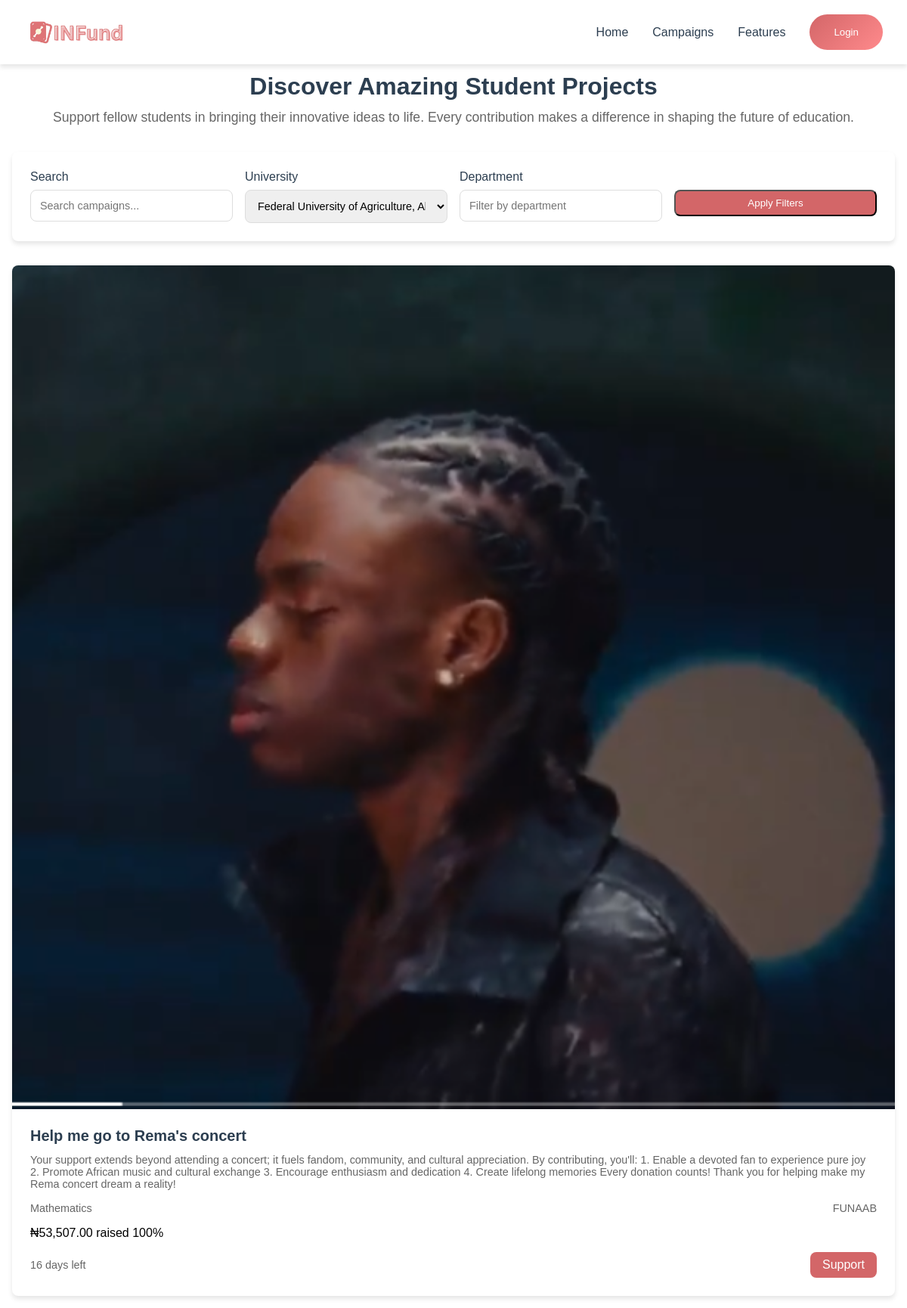
Page /dashboard/discover.php?university=FUNAAB on the earlier database version.
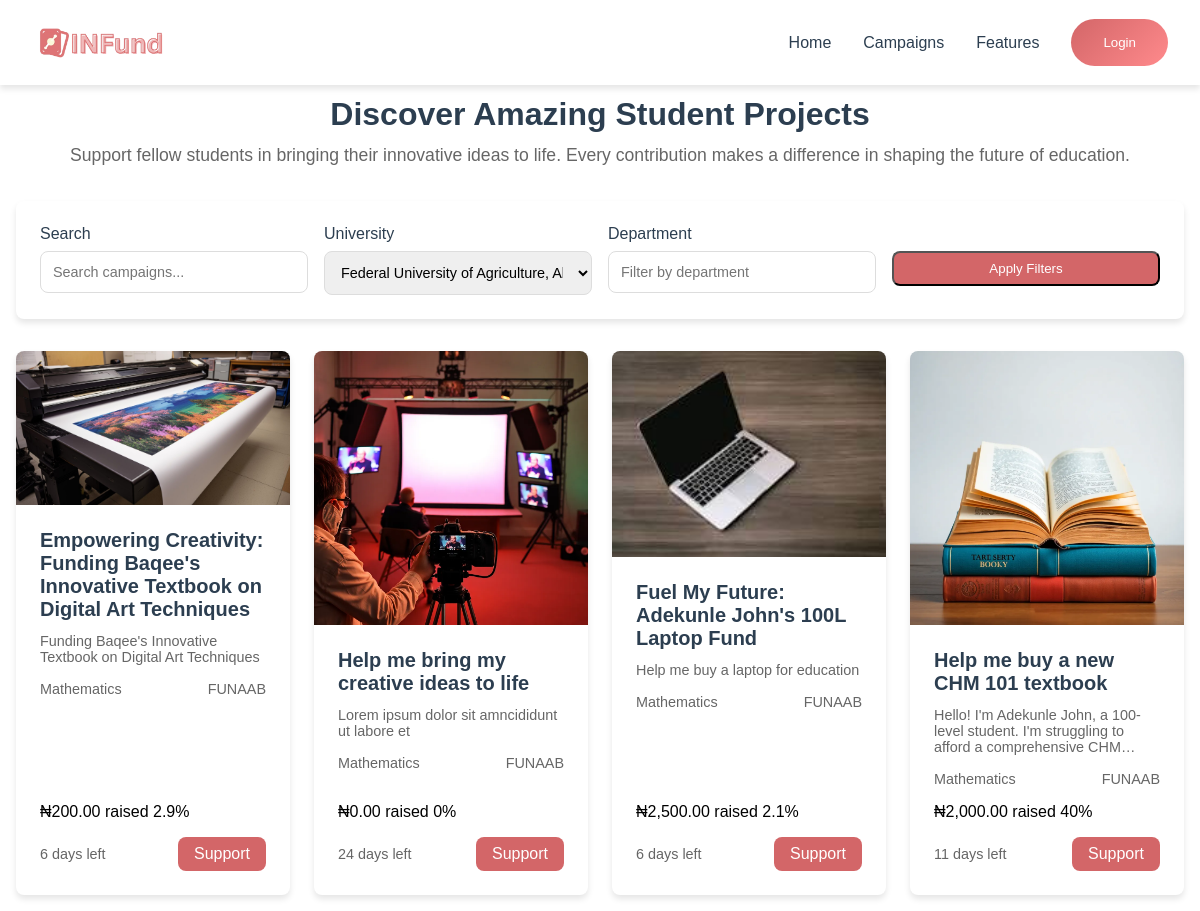
Same page on the later database version.
### tables this page shows
CREATE TABLE `campaigns` (
  `id` int(11) NOT NULL,
  `title` varchar(255) NOT NULL,
  `description` text NOT NULL,
  `impact` text DEFAULT NULL,
  `importance` text DEFAULT NULL,
  `uid` int(11) NOT NULL,
  `goal_amount` decimal(15,2) NOT NULL,
  `university` varchar(200) DEFAULT NULL,
  `amount_raised` decimal(15,2) DEFAULT 0.00,
  `start_date` date NOT NULL,
  `end_date` date NOT NULL,
  `status` enum('active','completed','cancelled') DEFAULT 'active',
  `created_at` timestamp NOT NULL DEFAULT current_timestamp(),
  `updated_at` timestamp NOT NULL DEFAULT current_timestamp() ON UPDATE current_timestamp(),
  `image1` varchar(1000) NOT NULL,
  `image2` varchar(1000) DEFAULT NULL,
  `image3` varchar(1000) DEFAULT NULL,
  `image4` varchar(1000) DEFAULT NULL,
  `spam_level` decimal(5,2) DEFAULT NULL,
  `ai_classification` varchar(1000) DEFAULT NULL,
  `link` varchar(20) DEFAULT NULL
);

CREATE TABLE `users` (
  `id` int(11) NOT NULL,
  `fullname` varchar(1000) NOT NULL,
  `email` varchar(200) DEFAULT NULL,
  `balance` decimal(15,2) NOT NULL DEFAULT 0.00,
  `username` varchar(30) NOT NULL,
  `phone` varchar(30) DEFAULT NULL,
  `dob` varchar(200) DEFAULT NULL,
  `country` varchar(200) DEFAULT NULL,
  `state` varchar(1000) DEFAULT NULL,
  `university` varchar(1000) DEFAULT NULL,
  `faculty` varchar(1000) DEFAULT NULL,
  `department` varchar(1000) DEFAULT NULL,
  `matric_no` varchar(1000) NOT NULL,
  `password` varchar(1000) DEFAULT NULL,
  `level` varchar(200) NOT NULL DEFAULT '100',
  `bank_id` varchar(200) DEFAULT NULL,
  `bank_account_name` varchar(200) DEFAULT NULL,
  `account_number` int(30) DEFAULT NULL,
  `created_at` varchar(1000) DEFAULT current_timestamp(),
  `last_login` varchar(1000) DEFAULT current_timestamp(),
  `gender` varchar(1000) DEFAULT NULL
);

### dashboard/discover.php (the view, shortened to what the changed rows need)
<?php
include '../config/config.php';
include '../includes/user/discover_functions.php';
$filters = [
    'university' => $_GET['university'] ?? '',
    'department' => $_GET['department'] ?? '',
    'search' => $_GET['search'] ?? ''
];
$current_page = isset($_GET['page']) ? (int)$_GET['page'] : 1;
$per_page = 12;
if (isset($_SESSION['myid'])) {
    $campaigns = getAllDiscoverActiveCampaigns($_SESSION['user_id'], $current_page, $per_page, $filters);
    $total_campaigns = getTotalCampaignsCount($_SESSION['user_id'], $filters);
} else {
    $campaigns = getAllDiscoverActiveCampaigns(0, $current_page, $per_page, $filters);
}
?>
<?php if (!isset($_SESSION['user_id'])) { ?>
<head>
    <link rel="stylesheet" href="https://cdnjs.cloudflare.com/ajax/libs/font-awesome/6.0.0/css/all.min.css">
    <link rel="stylesheet" href="../assets/css/colors.css">
    <link rel="stylesheet" href="../assets/css/user/discover.css">
    <link rel="stylesheet" href="../assets/css/landing/nav_only.css">
</head>
<?php } ?>
<main class="main-content">
    <div class="discover-page">
        <div class="discover-header">
            <h1 class="discover-title">Discover Amazing Student Projects</h1>
        </div>
        <div class="discover-grid">
            <?php echo displayDiscoverPageCampaigns($campaigns); ?>
        </div>
    </div>
</main>
<?php
include '../includes/user/footer.php';
?>

### includes/user/discover_functions.php (shortened to what the changed rows need)
<?php
function getAllDiscoverActiveCampaigns($user_id, $page = 1, $per_page = 12, $filters = []) {
    global $conn;
    $offset = ($page - 1) * $per_page;
    $where_clauses = ["c.uid != ?", "c.status = 'active'", "c.end_date >= CURRENT_DATE"];
    $params = [$user_id];
    $types = "i";
    if (!empty($filters['university'])) {
        $where_clauses[] = "u.university = ?";
        $params[] = $filters['university'];
        $types .= "s";
    }
    $where_statement = implode(" AND ", $where_clauses);
    $query = "SELECT c.*, u.department, u.university,
              DATEDIFF(c.end_date, CURRENT_DATE) as days_left
              FROM campaigns c
              JOIN users u ON c.uid = u.id
              WHERE {$where_statement}
              ORDER BY c.created_at DESC
              LIMIT ? OFFSET ?";
    $params[] = $per_page;
    $params[] = $offset;
    $types .= "ii";
    $stmt = $conn->prepare($query);
    $stmt->bind_param($types, ...$params);
    $stmt->execute();
    $result = $stmt->get_result();
    return $result->fetch_all(MYSQLI_ASSOC);
}
function displayDiscoverPageCampaigns($campaigns) {
    $output = '';
    foreach ($campaigns as $campaign) {
        $progress = ($campaign['amount_raised'] / $campaign['goal_amount']) * 100;
        $progress = min(100, round($progress, 1));
        $days_left = max(0, $campaign['days_left']);
        $days_text = $days_left == 0 ? "Last day" : "$days_left days left";
        $output .= '
        <div class="discover-card">
            <img src="../assets/images/campaigns/' . htmlspecialchars($campaign['image1']) . '" alt="Campaign Image" class="campaign-image">
            <div class="campaign-content">
                <div class="campaign-info">
                    <h3 class="campaign-title">' . htmlspecialchars($campaign['title']) . '</h3>
                    <p class="campaign-description">' . htmlspecialchars($campaign['description']) . '</p>
                    <div class="campaign-meta">
                        <span>' . htmlspecialchars($campaign['department']) . '</span>
                        <span>' . htmlspecialchars($campaign['university']) . '</span>
                    </div>
                </div>
                <div class="campaign-stats">
                    <div class="progress-container">
                        <div class="progress-bar">
                            <div class="progress-fill" style="width: ' . $progress . '%;"></div>
                        </div>
                        <div class="campaign-stats">
                            <span>₦' . number_format($campaign['amount_raised'], 2) . ' raised</span>
                            <span>' . $progress . '%</span>
                        </div>
                    </div>
                    <div class="campaign-footer">
                        <span class="time-left">' . $days_text . '</span>
                        <a href="campaign.php?id=' . $campaign['id'] . '" class="support-btn">Support</a>
                    </div>
                </div>
            </div>
        </div>';
    }
    return $output;
}
?>

Differences in the rows shown:
removed campaigns: image1 (picture), title "Help me go to Rema's concert", description "Your support extends beyond attending a concert; it fuels fandom, community, and cultural appreciation. By contributing, you'll: 1. Enable a devoted fan to experience pure joy 2. Promote African music and cultural exchange 3. Encourage enthusiasm and dedication 4. Create lifelong memories Every donation counts! Thank you for helping make my Rema concert dream a reality!", uid.department "Mathematics", uid.university "FUNAAB", amount_raised "53,507.00", progress "100", days_text "16 days left"
added campaigns: image1 (picture), title "Empowering Creativity: Funding Baqee's Innovative Textbook on Digital Art Techniques", description "Funding Baqee's Innovative Textbook on Digital Art Techniques", uid.department "Mathematics", uid.university "FUNAAB", amount_raised "200.00", progress "2.9", days_text "6 days left"
added campaigns: image1 (picture), title "Help me bring my creative ideas to life", description "Lorem ipsum dolor sit amncididunt ut labore et", uid.department "Mathematics", uid.university "FUNAAB", amount_raised "0.00", progress "0", days_text "24 days left"
added campaigns: image1 (picture), title "Fuel My Future: Adekunle John's 100L Laptop Fund", description "Help me buy a laptop for education", uid.department "Mathematics", uid.university "FUNAAB", amount_raised "2,500.00", progress "2.1", days_text "6 days left"
now on this page (row edited): campaigns: image1 (picture), title "Help me buy a new CHM 101 textbook", description "Hello! I'm Adekunle John, a 100-level student. I'm struggling to afford a comprehensive…", uid.department "Mathematics", uid.university "FUNAAB", amount_raised "2,000.00", progress "40", days_text "11 days left"
